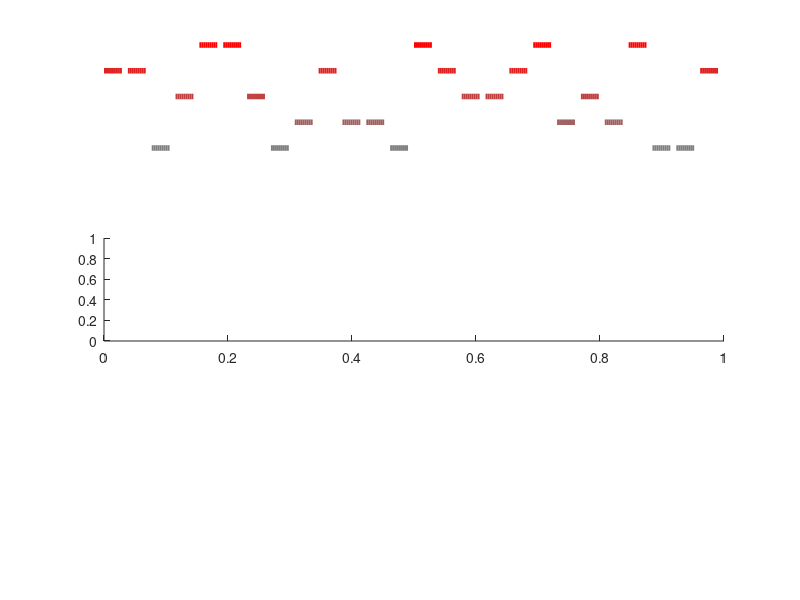

Reproduce this figure in MATLAB. (Note: this script raises an error after producing the figure.)
%% primaryBlinkShapeFigures
% Run after primaryBlinkShapeAnalysis.m

% Define a gray-to-red color set for puff-pressure
psiColors = [0.5:0.125:1.0; 0.5:-0.125:0; 0.5:-0.125:0]';

% Define a blue-to-gray color set for trial number
trialColors = [0:(0.5/7):0.5; 0:(0.5/7):0.5; 1.0:-(0.5/7):0.5]';


%% Acquisition order and example raw set of blinks
psiAcqOrder = [4 4 1 3 5 5 3 1 2 4 2 2 1 5 4 3 3 4 5 2 3 2 5 1 1 4];
figure
set(gcf, 'Position',  [100, 100, 400, 200])
subplot(3,2,1:2)
plotIdx = 1;
dash = 10;
dot = 2;
for aa=1:length(psiAcqOrder)
    plot( plotIdx:plotIdx+dash-1, repmat(psiAcqOrder(aa),dash,1), '-', 'Color', psiColors(psiAcqOrder(aa),:),'LineWidth',4)
    if aa==1; hold on; end
    plotIdx = plotIdx+dash+dot;
end
xlim([1 plotIdx])
axis off

subplot(3,2,3:4)
subjectID = 14594;
[~,~,~,blinkVectorRaw] = returnBlinkTimeSeries( subjectID, [], 1 );
spacing = 10;
plotIdx = (nTimePoints)*nBlinksPerAcq;
blinkIdx = 1;
for aa=2:length(psiAcqOrder)
    for bb = 1:nBlinksPerAcq
        plot( plotIdx:plotIdx+nTimePoints-1, blinkVectorRaw(blinkIdx,:), '-', 'Color', psiColors(psiAcqOrder(aa),:))
        if aa==2 && bb==1; hold on; end
        plotIdx = plotIdx + nTimePoints;
        blinkIdx = blinkIdx+1;
    end
end
plot([0 0],[0 -250],'-','Color',[0.5 0.5 0.5],'LineWidth',2)
t=text(-600,-250,'250 pixels');
t.Rotation = 90;
plot([0 1000],[-250 -250],'-','Color',[0.5 0.5 0.5],'LineWidth',2)
t=text(0,-150,'1s');
xlim([1 plotIdx])
axis off
title(num2str(subjectID));

for ss=1:2
    subplot(3,2,ss+4)
    for pp=1:nPSIs
        plot(temporalSupport, returnBlinkTimeSeries( subjectID, targetPSISet(pp), ss ), '-', 'Color', psiColors(pp,:),'LineWidth',1.5);
        if pp==1;hold on; end
    end
    axis off
    plot([0 0],[-125 25],'-b')
    title(sprintf('Session %d',ss));
    if ss==1
        plot([-100 -100],[0 -100],'-','Color',[0.5 0.5 0.5],'LineWidth',2)
        plot([-100 0],[-125 -125],'-','Color',[0.5 0.5 0.5],'LineWidth',2)
        t=text(-100,-50,'100 msec');
        t=text(-175,-100,'100 pixels');
        t.Rotation = 90;
    end
end
saveas(gcf,fullfile(plotSaveDir,'acquisitionOrder.pdf'));


%% Average blink response by puff pressure
figure
set(gcf, 'Position',  [100, 100, 800, 200])
tmpX = squeeze(mean(X,1));
tmpXfit = squeeze(mean(Xfit,1));
tmpXfit = tmpXfit - tmpXfit(:,1);
for pp = 1:nPSIs
    subplot(1,2,1)
    plot(temporalSupport,tmpX(pp,:),'-','Color',psiColors(pp,:),'LineWidth',1.5)
    hold on
    subplot(1,2,2)
    plot(temporalSupport,tmpXfit(pp,:),'--','Color',psiColors(pp,:),'LineWidth',1.5)
    hold on
end
for mm=1:2
    subplot(1,2,mm)
    plot([0 0],[-1 0],'-b')
    plot([-100 -100],[-1 0],'-','Color',[0.5 0.5 0.5],'LineWidth',2)
    plot([-100 0],[-1 -1],'-','Color',[0.5 0.5 0.5],'LineWidth',2)
    xlabel('time [msecs]');
    ylabel('blink [proportion]');
end
saveas(gcf,fullfile(plotSaveDir,'averageBlnkResponseByPSI.pdf'));


%% Illustration of the model components
figure
componentNames = {'amplitude','velocity','shape'};
componentColors = [0 0 0; 0 0 1; 0.65 0.65 0.65];
componentWidths = [1.5, 1.5, 1];
plotOrder = [1 2 3];
for cc = plotOrder
    plot(temporalSupport,components(:,cc)-components(1,cc),'-','Color',componentColors(cc,:),'LineWidth',componentWidths(cc))
    hold on
end
legend(componentNames(plotOrder))
xlabel('time [msecs]');
ylabel('component value [a.u.]');
saveas(gcf,fullfile(plotSaveDir,'ModelComponents.pdf'));


%% Plot of the coefficients by puff pressure

% Calculate the latency shift in msecs implied by one unit of the velocity
% model component
deltaVelocityComponent = 0.1;
scaleVals = -deltaVelocityComponent*2:deltaVelocityComponent:deltaVelocityComponent*2;
tFine = 0:0.1:max(temporalSupport);
for ii=1:length(scaleVals)
    vec = components(:,1)+components(:,2)*scaleVals(ii);
    vec = vec-vec(1);
    vecFine = interp1(temporalSupport,vec,tFine,'cubic');
    [~,idx] = min( abs(vecFine+0.5) );
    tPoint(ii)=tFine(idx);
end
velocityFactor = mean(diff(tPoint))/deltaVelocityComponent;

% Time to plot
figure
meanCoeff = squeeze(mean(Xcoeff,1));
semCoeff = squeeze(std(Xcoeff,1))./sqrt(nSubs);
plotOrder = [1 2 3];
for cc=1:3
    subplot(2,2,plotOrder(cc))
    for pp = 1:nPSIs
        plot([log10(targetPSISet(pp)) log10(targetPSISet(pp))],[meanCoeff(pp,cc)+2.*semCoeff(:,cc),meanCoeff(pp,cc)-2.*semCoeff(:,cc)],'-k');
        hold on
        plot(log10(targetPSISet(pp)),meanCoeff(pp,cc),'o',...
            'MarkerFaceColor',componentColors(cc,:),'MarkerEdgeColor','none' );
    end
    xticks(log10(targetPSISet));
    xticklabels(arrayfun(@num2str, targetPSISet, 'UniformOutput', 0));
    xlabel('stimulus intensity [log PSI]')
    title(componentNames{cc})
    box off
    switch cc
        case 1
            ylabel('proportion blink');
        case 2
            % Convert the coefficient values to units of msecs. A
            % coefficient value equivalent to a 5 msec latency shift is
            coeffVal5msec = -5/velocityFactor;
            axHandle = gca;
            axHandle.YTick = [-coeffVal5msec 0 coeffVal5msec];
            axHandle.YTickLabel = {'5','0','-5'};
            ylabel('latency shift [msecs]');
        case 3
            ylabel('arbitrary units');
    end
end
saveas(gcf,fullfile(plotSaveDir,'coefficientsByPSI.pdf'));





%% Fit a weibullCDF to the amplitude data

% Define an increasing weibull CDF with 4 parameters. Assume that there is
% a zero amplitude response at some zero stimulus.
figure
xShift = log10(0.01);
x = log10(targetPSISet)-xShift;
deltaX = x(2)-x(1);
xFit = linspace(xShift,log10(100),1000)-xShift;
deltaXFit = xFit(2)-xFit(1);
lb = [0 1 0 0];
ub = [0 1 5 12];
weibullCDF = @(x,p) p(1) + p(2) - p(2)*exp( - (x./p(3)).^p(4) ) ;
options = optimoptions('fmincon','Display','off');
for ii=1:nSubs
    y = Xcoeff(ii,:,1);
    y = y ./ max(y);
    if y(nPSIs-1)>y(nPSIs)
        weights = [ones(1,nPSIs-1) 0.5];
    else
        weights=ones(1,nPSIs);
    end
    myObj = @(p) norm((y-weibullCDF(x,p)).*weights);
    p(ii,:) = fmincon(myObj,[0 1 2.5 5],[],[],[],[],lb,ub,[],options);
    yFit = weibullCDF(xFit,p(ii,:));
    [~,idx] = min(abs(yFit-0.5));
    x50(ii) = 10^(xFit(idx)+xShift);

    % Now fit by session
    for tt=1:nSessions

        y = squeeze(XSessCoeff(tt,ii,:,1));
        y = y ./ max(y);
        myObj = @(p) norm((y-weibullCDF(x,p)).*weights);
        tmpP = fmincon(myObj,p(ii,:),[],[],[],[],lb,ub,[],options);
        yFit = weibullCDF(xFit,tmpP);
        [~,idx] = min(abs(yFit-0.5));
        x50Sess(tt,ii) = 10^(xFit(idx)+xShift);

    end

end

% Now plot the subject fits in order of sensitivity
[~,sortOrder]=sort(x50,'descend');
for ss=1:nSubs
    ii = sortOrder(ss);
    y=Xcoeff(ii,:,1);
    y = y ./ max(y);
    yFit = weibullCDF(xFit,p(ii,:));
    subplot(3,6,ss)
    plot(xFit+xShift,yFit,'-r');
    hold on;
    plot(x+xShift,y,'ok');
    [~,idx] = min(abs(yFit-0.5));
    plot([xFit(idx)+xShift, xFit(idx)+xShift],[0 0.5],':b')
    plot([xShift, xFit(idx)+xShift],[0.5 0.5],':b')
    box off
    xlim([-1 2.1]);
    ylim([0 1.2]);
    axHandle = gca;
    axHandle.XTickLabel = cellstr(string(10.^axHandle.XTick));
    if mod(ss-1,6)>0
        set(gca,'ytick',[])
    end
    if ss==1
        xlabel('stimulus [PSI]');
        ylabel('proportion');
    end
    subplot(3,6,18)
    plot(xFit(idx)+xShift,ss,'.b');
    hold on
    xlabel('stimulus [PSI]');
    xlim([-1 2.1]);
    axHandle = gca;
    axHandle.XTickLabel = cellstr(string(10.^axHandle.XTick));
end


%% Scatter plot of test / retest of x50 on amplitude
figure
vals = log10(x50Sess);
scatter(vals(1,:),vals(2,:),'MarkerFaceColor','k','MarkerEdgeColor','none','MarkerFaceAlpha',0.5);
titleStr = sprintf('x50 param r=%2.2f',corr(vals(1,:)',vals(2,:)'));
title(titleStr);
axis square; box off
xlabel('S1 stimulus [log PSI]');
ylabel('S2 stimulus [log PSI]');
a=gca;
xlim([-0.32 1.7]);
ylim([-0.32 1.7]);
axis square
a.XTick = log10([0.5 1 5 10 50]);
a.YTick = log10([0.5 1 5 10 50]);
a.XTickLabel = {'0.5','1','5','10','50'};
a.YTickLabel = {'0.5','1','5','10','50'};
refline(1,0);
saveas(gcf,fullfile(plotSaveDir,'testRetestCoefficients.pdf'));



%% Plot of the coefficients by trial number
figure
meanCoeff = squeeze(mean(trialX_coeff,1));
semCoeff = squeeze(std(trialX_coeff,1))./sqrt(nSubs);
plotOrder = [1 2 3];
for cc=1:length(plotOrder)
    subplot(2,2,plotOrder(cc))
    for pp = 1:8
        plot([pp pp],[meanCoeff(pp,cc)+2.*semCoeff(:,cc),meanCoeff(pp,cc)-2.*semCoeff(:,cc)],'-k');
        hold on
        plot(pp,meanCoeff(pp,cc),'o',...
            'MarkerFaceColor',componentColors(cc,:),'MarkerEdgeColor','none' );
    end
    xticks(1:8);
    xlabel('trial number')
    title(componentNames{cc})
    box off
end
saveas(gcf,fullfile(plotSaveDir,'coefficientsByTrialNumber.pdf'));


%% Plot of the mean response by trial number
figure
meanResponseByTrial=squeeze(mean(trialX));
for ii=1:8
    plot(temporalSupport,meanResponseByTrial(ii,:),'-','Color',trialColors(ii,:),'LineWidth',2);
    hold on
end
saveas(gcf,fullfile(plotSaveDir,'meanResponseByTrialNumber.pdf'));

% 
% 
% %% Show scatter plots of across-session amplitude and speed
% limVals = {...
%     [0 700],[-100 300];...
%     [0 1000],[-150 150]};
% subIdxToShow = {[8,13],[16,9]}; % [14, 13]
% nameRow = {'slope','offset'};
% axisLabels = {'amplitude','velocity'};
% figure
% subjectLineStyle = {'-',':'};
% 
% for rr=1:2
%     subplot(2,3,(2-rr)*3+1);
%     vals1 = ampPuffCoeff(:,rr);
%     vals2 = speedPuffCoeff(:,rr);
%     scatter(vals1,vals2,'MarkerFaceColor',[0.25 0.25 0.25],'MarkerEdgeColor','none','MarkerFaceAlpha',0.5);
%     xlim(limVals{rr,1}); ylim(limVals{rr,2});
%     xlabel([axisLabels{1} ' ' nameRow{rr} ' [a.u.]']);
%     ylabel([axisLabels{2} ' ' nameRow{rr} ' [a.u.]']);
%     axis square; box off
%     titleStr = nameRow{rr};
%     title(titleStr);
%     hold on
%     for ss=1:length(subIdxToShow{rr})
%         dims = [range(xlim)/10, range(ylim)/10];
%         pos = [vals1(subIdxToShow{rr}(ss))-dims(1)/2,vals2(subIdxToShow{rr}(ss))-dims(2)/2,dims(1),dims(2)];
%         rectangle('Position',pos,'Curvature',[1,1],'LineStyle',subjectLineStyle{ss},'EdgeColor','r')
%     end
%     if rr==2
%         pressureToPlotIdx = [0 0 1 0 0];
%     else
%         pressureToPlotIdx = [1 1 1 1 1];
%     end
%     for ss=1:length(subIdxToShow{rr})
%         subplot(2,3,(2-rr)*3+1+ss);
%         for pp=1:length(pressureToPlotIdx)
%             if pressureToPlotIdx(pp)==1
%                 plot(temporalSupport, returnBlinkTimeSeries( subjectIDs{subIdxToShow{rr}(ss)}, targetPSISet(pp) ), subjectLineStyle{ss}, 'Color', psiColors(pp,:),'LineWidth',1);
%                 hold on
%             end
%         end
%         ylim([-150 25]);
%         plot([-100 -100],[0 -100],'-','Color',[0.5 0.5 0.5],'LineWidth',2)
%         plot([-100 0],[-125 -125],'-','Color',[0.5 0.5 0.5],'LineWidth',2)
%         axis off
%     end
% end
% saveas(gcf,fullfile(plotSaveDir,'subjectCoeffDistribution.pdf'));
% 
% 
% %% Show scatter plots of test / retest of overall amplitude and speed
% limVals = {...
%     [0 800],[-100 300];...
%     [0 1000],[-200 200]};
% symbolColors={'k','b'};
% nameRow = {'slope','offset'};
% axisLabels = {'amplitude','velocity'};
% figure
% for cc=1:2
%     for rr=1:2
%         subplot(2,2,(2-rr)*2+cc);
%         if cc==1
%             vals1 = ampPuffCoeff1(:,rr);
%             vals2 = ampPuffCoeff2(:,rr);
%         else
%             vals1 = speedPuffCoeff1(:,rr);
%             vals2 = speedPuffCoeff2(:,rr);
%         end
%         scatter(vals1,vals2,'MarkerFaceColor',symbolColors{cc},'MarkerEdgeColor','none','MarkerFaceAlpha',0.5);
%         xlim(limVals{rr,cc}); ylim(limVals{rr,cc});
%         titleStr = sprintf([axisLabels{cc} ' ' nameRow{rr} ' r=%2.2f'],corr(vals1,vals2));
%         title(titleStr);
%         axis square; box off
%         xlabel([axisLabels{cc} ' ' nameRow{rr} ' [a.u.]']);
%         ylabel([axisLabels{cc} ' ' nameRow{rr} ' [a.u.]']);
%         a=gca;
%         a.YTick = a.XTick;
%         a.YTickLabel = a.XTickLabel;
%         refline(1,0);
%     end
% end
% saveas(gcf,fullfile(plotSaveDir,'testRetestCoefficients.pdf'));
% 


%% Illustration of all blink responses and ICA model fit
betweenSubGap = 1;
grayScaleRangePixels = [0.25 -1];

% Loop over the three display panels
for xx = 1:3
    figure

    % Create a blank image
    C = ones(85+(betweenSubGap*16),161+10,3);

    % Depending upon xx, pick a variable to display
    switch xx
        case 1
            % Create uniC, which is permuted to order rows by subject then puff
            uniC = reshape(permute(X,[2 1 3]),nSubs*nPSIs,nTimePoints);
            titleStr = 'average blinks';
        case 2
            uniC = reshape(permute(Xfit,[2 1 3]),nSubs*nPSIs,nTimePoints);
            titleStr = 'model fit';
        case 3
            uniC = reshape(permute(X-Xfit,[2 1 3]),nSubs*nPSIs,nTimePoints);
            titleStr = 'residuals';
    end

    % Map uniC to the 0-1 range. We store the scaling factors to use them
    % for all three matrix displays.
    uniC(uniC>grayScaleRangePixels(1))=grayScaleRangePixels(1);
    uniC(uniC<grayScaleRangePixels(2))=grayScaleRangePixels(2);
    uniC = (uniC-grayScaleRangePixels(1));
    uniC = 1+(uniC ./ range(grayScaleRangePixels));
    if xx==1
        grayAtZeroPixels = mean(mean(uniC(:,1:zeroIdx)));
    end

    for ss=1:17
        XrowStart = (ss-1)*nPSIs+1;
        CrowStart = (ss-1)*(nPSIs+betweenSubGap)+1;

        % Place the blink vectors into the matrix
        C(CrowStart:CrowStart+nPSIs-1,11:end,:) = repmat(uniC(XrowStart:XrowStart+4,:),1,1,3);

        % Add a color bar
        C(CrowStart:CrowStart+nPSIs-1,1:7,:) = permute(repmat(psiColors,1,1,7),[1 3 2]);

        % Add a marker for stimulus onset
        C(CrowStart:CrowStart+nPSIs-1,10+zeroIdx,:) = repmat([0 0 1],nPSIs,1);

    end

    image(imresize(C,[size(C,1)*4,size(C,2)],"nearest")); axis off
    axis equal
    exportgraphics(gca,fullfile(plotSaveDir,sprintf('blinkAndFitAllSubjects_%d.png',xx)));
end
